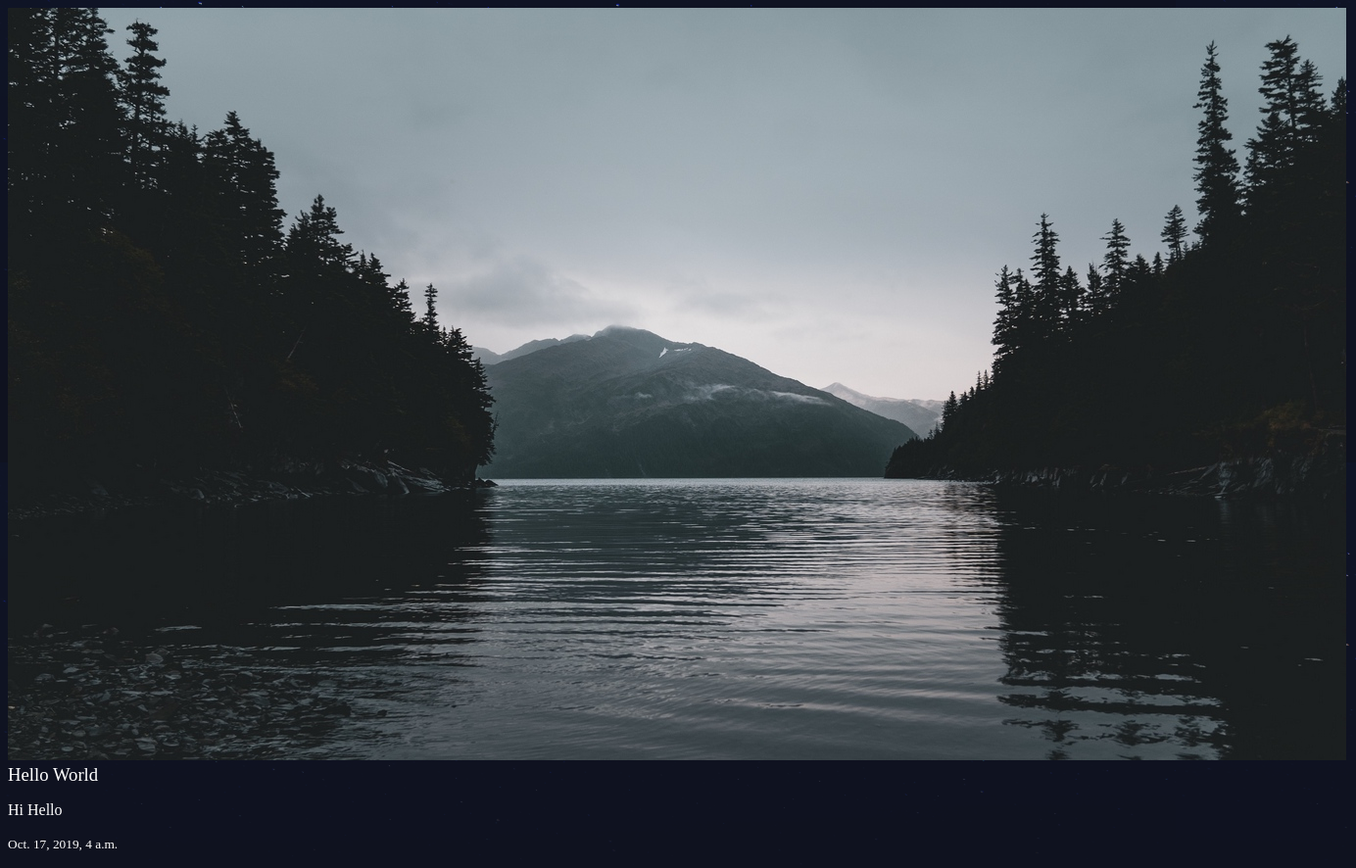
Screenshot of /articles/hello-world/ with the database file from the repository.
### articles/models.py (models this page shows, shortened)
class Article(models.Model):
    title = models.CharField(max_length=100)
    slug = models.SlugField()
    body = models.TextField()
    date = models.DateTimeField(auto_now_add=True)
    thum = models.ImageField(default='default.png', blank=True)

### articles/views.py (the view)
# urls.py: path('<slug:slug>/', views.article_detail, name='detail'),
def article_detail(request, slug):
    article = Article.objects.get(slug=slug)
    context = {
        'article': article
    }
    return render(request, 'articles/article_detail.html', context)

### templates/articles/article_detail.html
{% extends 'base.html' %}
{% block content %}
        <div class="article">
            <img src="{{ article.thum.url }}" alt="">
            <h3>{{ article.title }}</h3>
            <p>{{ article.body }}</p>
            <p><small>{{ article.date }}</small></p>
        </div>
{% endblock content  %}

### static/style.css (style rules this page uses)
body { background-color: #0f121f; background-image: url(stars.png); background-repeat-y: no-repeat; color: #fff; }
body * { font-family: Ubuntu; }
h1, h2, h3, h4, h5 { font-weight: normal; margin: 0; }

### rows the page displays
Article: thum (picture), title "Hello World", body "Hi Hello", date "Oct. 17, 2019, 4 a.m."
